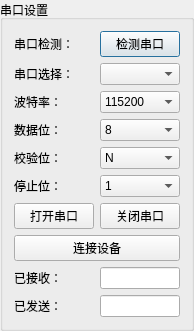
  <widget class="QGroupBox" name="formGroupBox">
   <property name="geometry">
    <rect>
     <x>20</x>
     <y>20</y>
     <width>161</width>
     <height>295</height>
    </rect>
   </property>
   <property name="title">
    <string>串口设置</string>
   </property>
   <layout class="QFormLayout" name="formLayout">
    <item row="0" column="0">
     <widget class="QLabel" name="s1__lb_1">
      <property name="text">
       <string>串口检测：</string>
      </property>
     </widget>
    </item>
    <item row="0" column="1">
     <widget class="QPushButton" name="s1__box_1">
      <property name="text">
       <string>检测串口</string>
      </property>
      <property name="autoRepeatInterval">
       <number>100</number>
      </property>
      <property name="default">
       <bool>true</bool>
      </property>
     </widget>
    </item>
    <item row="1" column="0">
     <widget class="QLabel" name="s1__lb_2">
      <property name="text">
       <string>串口选择：</string>
      </property>
     </widget>
    </item>
    <item row="1" column="1">
     <widget class="QComboBox" name="s1__box_2"/>
    </item>
    <item row="2" column="0">
     <widget class="QLabel" name="s1__lb_3">
      <property name="text">
       <string>波特率：</string>
      </property>
     </widget>
    </item>
    <item row="2" column="1">
     <widget class="QComboBox" name="s1__box_3">
      <property name="currentText">
       <string>115200</string>
      </property>
      <item>
       <property name="text">
        <string>115200</string>
       </property>
      </item>
      <item>
       <property name="text">
        <string>9600</string>
       </property>
      </item>
      <item>
       <property name="text">
        <string>2400</string>
       </property>
      </item>
      <item>
       <property name="text">
        <string>4800</string>
       </property>
      </item>
      <item>
       <property name="text">
        <string>14400</string>
       </property>
      </item>
      <item>
       <property name="text">
        <string>19200</string>
       </property>
      </item>
      <item>
       <property name="text">
        <string>38400</string>
       </property>
      </item>
      <item>
       <property name="text">
        <string>57600</string>
       </property>
      </item>
      <item>
       <property name="text">
        <string>76800</string>
       </property>
      </item>
      <item>
       <property name="text">
        <string>12800</string>
       </property>
      </item>
      <item>
       <property name="text">
        <string>460800</string>
       </property>
      </item>
      <item>
       <property name="text">
        <string>230400</string>
       </property>
      </item>
     </widget>
    </item>
    <item row="3" column="0">
     <widget class="QLabel" name="s1__lb_4">
      <property name="text">
       <string>数据位：</string>
      </property>
     </widget>
    </item>
    <item row="3" column="1">
     <widget class="QComboBox" name="s1__box_4">
      <item>
       <property name="text">
        <string>8</string>
       </property>
      </item>
      <item>
       <property name="text">
        <string>7</string>
       </property>
      </item>
      <item>
       <property name="text">
        <string>6</string>
       </property>
      </item>
      <item>
       <property name="text">
        <string>5</string>
       </property>
      </item>
     </widget>
    </item>
    <item row="4" column="0">
     <widget class="QLabel" name="s1__lb_5">
      <property name="text">
       <string>校验位：</string>
      </property>
     </widget>
    </item>
    <item row="4" column="1">
     <widget class="QComboBox" name="s1__box_5">
      <item>
       <property name="text">
        <string>N</string>
       </property>
      </item>
     </widget>
    </item>
    <item row="5" column="0">
     <widget class="QLabel" name="s1__lb_6">
      <property name="text">
       <string>停止位：</string>
      </property>
     </widget>
    </item>
    <item row="5" column="1">
     <widget class="QComboBox" name="s1__box_6">
      <item>
       <property name="text">
        <string>1</string>
       </property>
      </item>
     </widget>
    </item>
    <item row="6" column="0">
     <widget class="QPushButton" name="open_button">
      <property name="text">
       <string>打开串口</string>
      </property>
     </widget>
    </item>
    <item row="6" column="1">
     <widget class="QPushButton" name="close_button">
      <property name="text">
       <string>关闭串口</string>
      </property>
     </widget>
    </item>
    <item row="8" column="0">
     <widget class="QLabel" name="label">
      <property name="text">
       <string>已接收：</string>
      </property>
     </widget>
    </item>
    <item row="8" column="1">
     <widget class="QLineEdit" name="lineEdit"/>
    </item>
    <item row="9" column="0">
     <widget class="QLabel" name="label_2">
      <property name="text">
       <string>已发送：</string>
      </property>
     </widget>
    </item>
    <item row="9" column="1">
     <widget class="QLineEdit" name="lineEdit_2"/>
    </item>
    <item row="7" column="0" colspan="2">
     <widget class="QPushButton" name="btn_connect_device">
      <property name="text">
       <string>连接设备</string>
      </property>
     </widget>
    </item>
   </layout>
  </widget>
